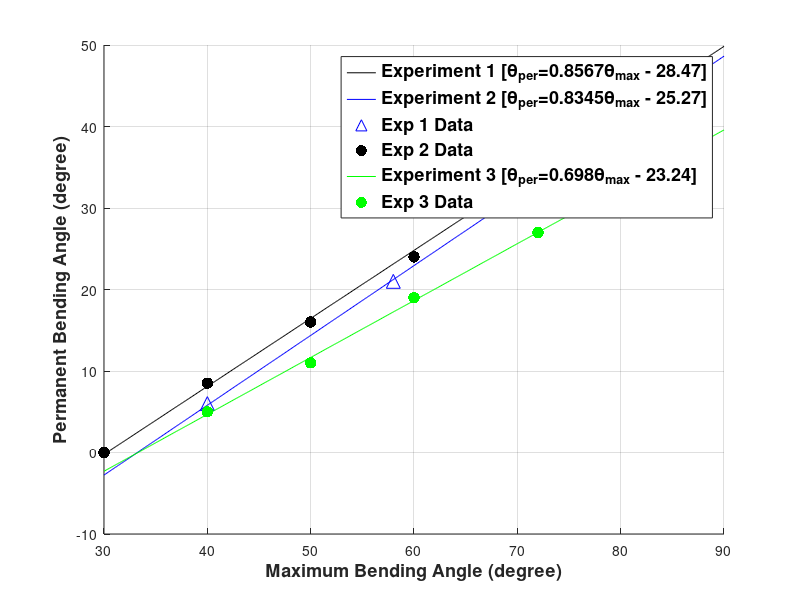

The MATLAB script that drew this image:
clc
clear
close all

cetin_1_max = [40
50
60
72
];
cetin_1_per = [5
11
19
27
];

cetin_2_max = [40
58
70
77
];
cetin_2_per = [6
21
31
38
];

deney_us_max = [30
40
50
60
70
75.5
];
deney_us_per = [0
8.5
16
24
33
38.5
];

ansys_max = [37.5
41
46
51
55.5
60
63.5
67
74
78
];
ansys_per = [6
8.5
12
16
19
23
26
29
35
38
];

ansys = @(x) 0.798*x - 24.52 ;
cet_2 = @(x) 0.8567*x - 28.47 ;
us = @(x) 0.8345*x - 25.27 ;
cet_1 = @(x) 0.698*x - 23.24 ;

x = 30:0.1:90 ;

hold on
% plot(ansys_max,ansys_per,'r--')
% plot(cetin_2_max,cetin_2_per,'b--')
% plot(deney_us_max,deney_us_per,'k--')

% plot(x,ansys(x),'r')
plot(x,us(x),'k')
plot(x,cet_2(x),'b')

% plot(ansys_max,ansys_per,'r*','MarkerSize',10)
plot(cetin_2_max,cetin_2_per,'b^','MarkerSize',10)
plot(deney_us_max,deney_us_per,'k.','MarkerSize',25)

plot(x,cet_1(x),'g')
plot(cetin_1_max,cetin_1_per,'g.','MarkerSize',25)

grid on
xlabel('Maximum Bending Angle (degree)','FontSize',13,'FontWeight','bold')
ylabel('Permanent Bending Angle (degree)','FontSize',13,'FontWeight','bold')
legend('Experiment 1 [\theta_{per}=0.8567\theta_{max} - 28.47]','Experiment 2 [\theta_{per}=0.8345\theta_{max} - 25.27]',...
    'Exp 1 Data','Exp 2 Data','Experiment 3 [\theta_{per}=0.698\theta_{max} - 23.24]','Exp 3 Data','FontSize',13,'FontWeight','bold')
